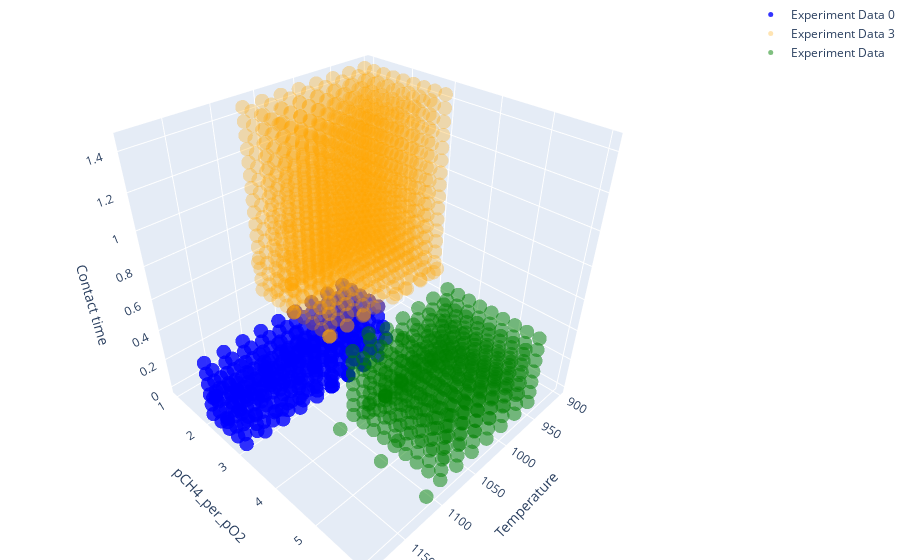

This figure's notebook cell:
### Code cell
import plotly.graph_objects as go

# Assuming 'scaled_experiment_data_0' and 'scaled_experiment_data_1' are your datasets
# Replace these variable names with your actual DataFrame names
# Ensure these DataFrames have 'Temperature', 'pCH4_per_pO2', and 'Contact time' columns

fig = go.Figure()

# Adding the experiment data 1 scatter plot
fig.add_trace(go.Scatter3d(
    x=interpolation_data_0['Temperature'],
    y=interpolation_data_0['pCH4_per_pO2'],
    z=interpolation_data_0['Contact time'],
    mode='markers',
    marker=dict(
        size=5,
        opacity=0.8,  # lower opacity
        color='blue'
    ),
    name='Experiment Data 0'
))

# Adding the experiment data 2 scatter plot
fig.add_trace(go.Scatter3d(
    x=interpolation_data_3['Temperature'],
    y=interpolation_data_3['pCH4_per_pO2'],
    z=interpolation_data_3['Contact time'],
    mode='markers',
    marker=dict(
        size=5,
        opacity=0.3,  # higher opacity
        color='orange'
    ),
    name='Experiment Data 3'
))

# Adding the experiment data 4 scatter plot
fig.add_trace(go.Scatter3d(
    x=interpolation_data['Temperature'],
    y=interpolation_data['pCH4_per_pO2'],
    z=interpolation_data['Contact time'],
    mode='markers',
    marker=dict(
        size=5,
        opacity=0.5,  # higher opacity
        color='green'
    ),
    name='Experiment Data'
))

# Setting the layout for the 3D plot
fig.update_layout(
    margin=dict(l=0, r=0, b=0, t=0),
    scene=dict(
        xaxis_title='Temperature',
        yaxis_title='pCH4_per_pO2',
        zaxis_title='Contact time'
    ),
    title='3D Scatter Plot of Variables'
)

fig.show()

### Figure 1 — Plotly figure (JSON) as saved in the notebook; plotly's stock layout.template omitted (floating-point values rounded to 4 significant figures; data arrays with more than 128 entries replaced by an {"elided": "..."} marker saying what was removed)
{"data": [{"marker": {"color": "blue", "opacity": 0.8, "size": 5}, "mode": "markers", "name": "Experiment Data 0", "type": "scatter3d", "x": {"elided": "333 float values"}, "y": {"elided": "333 float values"}, "z": {"elided": "333 float values"}}, {"marker": {"color": "orange", "opacity": 0.3, "size": 5}, "mode": "markers", "name": "Experiment Data 3", "type": "scatter3d", "x": {"elided": "1181 float values"}, "y": {"elided": "1181 float values"}, "z": {"elided": "1181 float values"}}, {"marker": {"color": "green", "opacity": 0.5, "size": 5}, "mode": "markers", "name": "Experiment Data", "type": "scatter3d", "x": {"elided": "462 float values"}, "y": {"elided": "462 float values"}, "z": {"elided": "462 float values"}}], "layout": {"margin": {"b": 0, "l": 0, "r": 0, "t": 0}, "scene": {"xaxis": {"title": {"text": "Temperature"}}, "yaxis": {"title": {"text": "pCH4_per_pO2"}}, "zaxis": {"title": {"text": "Contact time"}}}, "title": {"text": "3D Scatter Plot of Variables"}}}
